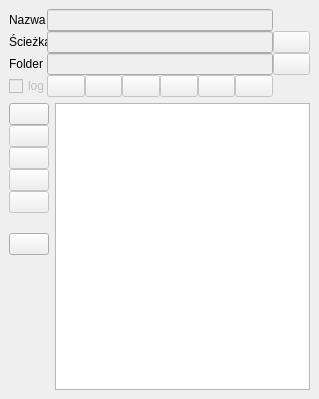
<?xml version="1.0" encoding="UTF-8"?>
<ui version="4.0">
 <class>MainWindow</class>
 <widget class="QMainWindow" name="MainWindow">
  <property name="geometry">
   <rect>
    <x>0</x>
    <y>0</y>
    <width>319</width>
    <height>399</height>
   </rect>
  </property>
  <property name="minimumSize">
   <size>
    <width>319</width>
    <height>320</height>
   </size>
  </property>
  <property name="maximumSize">
   <size>
    <width>319</width>
    <height>16777215</height>
   </size>
  </property>
  <property name="windowTitle">
   <string>AppManager</string>
  </property>
  <property name="windowIcon">
   <iconset>
    <normaloff>icons/application_view_tile.png</normaloff>icons/application_view_tile.png</iconset>
  </property>
  <widget class="QWidget" name="centralwidget">
   <layout class="QVBoxLayout" name="verticalLayout_6">
    <item>
     <layout class="QGridLayout" name="gridLayout_5" columnstretch="0,0,0,0,0,0,0,0">
      <property name="spacing">
       <number>0</number>
      </property>
      <item row="0" column="0">
       <widget class="QLabel" name="lName">
        <property name="text">
         <string>Nazwa</string>
        </property>
       </widget>
      </item>
      <item row="0" column="1" colspan="6">
       <widget class="QLineEdit" name="leName">
        <property name="enabled">
         <bool>false</bool>
        </property>
       </widget>
      </item>
      <item row="1" column="0">
       <widget class="QLabel" name="lPath">
        <property name="text">
         <string>Ścieżka</string>
        </property>
       </widget>
      </item>
      <item row="1" column="1" colspan="6">
       <widget class="QLineEdit" name="pathToExe">
        <property name="enabled">
         <bool>false</bool>
        </property>
       </widget>
      </item>
      <item row="1" column="7">
       <widget class="QPushButton" name="pbBrowseExe">
        <property name="enabled">
         <bool>false</bool>
        </property>
        <property name="text">
         <string/>
        </property>
        <property name="icon">
         <iconset resource="res.qrc">
          <normaloff>:/icon/folder_browse</normaloff>:/icon/folder_browse</iconset>
        </property>
       </widget>
      </item>
      <item row="2" column="0">
       <widget class="QLabel" name="lWorkDir">
        <property name="text">
         <string>Folder</string>
        </property>
       </widget>
      </item>
      <item row="2" column="1" colspan="6">
       <widget class="QLineEdit" name="leWorkDir">
        <property name="enabled">
         <bool>false</bool>
        </property>
       </widget>
      </item>
      <item row="2" column="7">
       <widget class="QPushButton" name="pbBrowseWorkDir">
        <property name="enabled">
         <bool>false</bool>
        </property>
        <property name="text">
         <string/>
        </property>
        <property name="icon">
         <iconset resource="res.qrc">
          <normaloff>:/icon/folder_browse</normaloff>:/icon/folder_browse</iconset>
        </property>
       </widget>
      </item>
      <item row="3" column="0">
       <widget class="QCheckBox" name="cbOutput">
        <property name="enabled">
         <bool>false</bool>
        </property>
        <property name="toolTip">
         <string>zapisuj logi</string>
        </property>
        <property name="text">
         <string>log</string>
        </property>
       </widget>
      </item>
      <item row="3" column="1">
       <widget class="QPushButton" name="pbStartApp">
        <property name="enabled">
         <bool>false</bool>
        </property>
        <property name="toolTip">
         <string>włącz</string>
        </property>
        <property name="text">
         <string/>
        </property>
        <property name="icon">
         <iconset resource="res.qrc">
          <normaloff>:/icon/play</normaloff>:/icon/play</iconset>
        </property>
       </widget>
      </item>
      <item row="3" column="2">
       <widget class="QPushButton" name="pbStopApp">
        <property name="enabled">
         <bool>false</bool>
        </property>
        <property name="toolTip">
         <string>wyłącz</string>
        </property>
        <property name="text">
         <string/>
        </property>
        <property name="icon">
         <iconset resource="res.qrc">
          <normaloff>:/icon/pause</normaloff>:/icon/pause</iconset>
        </property>
       </widget>
      </item>
      <item row="3" column="3">
       <widget class="QPushButton" name="pbOpenWorkDir">
        <property name="enabled">
         <bool>false</bool>
        </property>
        <property name="toolTip">
         <string>otwórz folder roboczy</string>
        </property>
        <property name="text">
         <string/>
        </property>
        <property name="icon">
         <iconset resource="res.qrc">
          <normaloff>:/icon/folder</normaloff>:/icon/folder</iconset>
        </property>
       </widget>
      </item>
      <item row="3" column="4">
       <widget class="QPushButton" name="pbOpenLogDir">
        <property name="enabled">
         <bool>false</bool>
        </property>
        <property name="toolTip">
         <string>otwórz folder z logami</string>
        </property>
        <property name="text">
         <string/>
        </property>
        <property name="icon">
         <iconset resource="res.qrc">
          <normaloff>:/icon/logs</normaloff>:/icon/logs</iconset>
        </property>
       </widget>
      </item>
      <item row="3" column="5">
       <widget class="QPushButton" name="pbStartTerminal">
        <property name="enabled">
         <bool>false</bool>
        </property>
        <property name="toolTip">
         <string>otwórz terminal w folderze roboczym</string>
        </property>
        <property name="text">
         <string/>
        </property>
        <property name="icon">
         <iconset resource="res.qrc">
          <normaloff>:/icon/app</normaloff>:/icon/app</iconset>
        </property>
       </widget>
      </item>
      <item row="3" column="6">
       <widget class="QPushButton" name="pbSaveInfo">
        <property name="enabled">
         <bool>false</bool>
        </property>
        <property name="toolTip">
         <string>zapisz dane</string>
        </property>
        <property name="text">
         <string/>
        </property>
        <property name="icon">
         <iconset resource="res.qrc">
          <normaloff>:/icon/save</normaloff>:/icon/save</iconset>
        </property>
       </widget>
      </item>
     </layout>
    </item>
    <item>
     <layout class="QHBoxLayout" name="horizontalLayout_3">
      <item>
       <layout class="QVBoxLayout" name="verticalLayout_5">
        <item>
         <layout class="QGridLayout" name="gridLayout_6">
          <property name="leftMargin">
           <number>0</number>
          </property>
          <property name="topMargin">
           <number>0</number>
          </property>
          <property name="spacing">
           <number>0</number>
          </property>
          <item row="0" column="0">
           <widget class="QPushButton" name="pbAddApp">
            <property name="toolTip">
             <string>dodaj wpis</string>
            </property>
            <property name="text">
             <string/>
            </property>
            <property name="icon">
             <iconset resource="res.qrc">
              <normaloff>:/icon/add</normaloff>:/icon/add</iconset>
            </property>
           </widget>
          </item>
          <item row="1" column="0">
           <widget class="QPushButton" name="pbRemoveApp">
            <property name="enabled">
             <bool>false</bool>
            </property>
            <property name="toolTip">
             <string>usuń wpis</string>
            </property>
            <property name="text">
             <string/>
            </property>
            <property name="icon">
             <iconset resource="res.qrc">
              <normaloff>:/icon/delete</normaloff>:/icon/delete</iconset>
            </property>
           </widget>
          </item>
          <item row="3" column="0">
           <widget class="QPushButton" name="pbMoveUp">
            <property name="enabled">
             <bool>false</bool>
            </property>
            <property name="toolTip">
             <string>przesuń wyżej</string>
            </property>
            <property name="text">
             <string/>
            </property>
            <property name="icon">
             <iconset resource="res.qrc">
              <normaloff>:/icon/up</normaloff>:/icon/up</iconset>
            </property>
           </widget>
          </item>
          <item row="4" column="0">
           <widget class="QPushButton" name="pbMoveDown">
            <property name="enabled">
             <bool>false</bool>
            </property>
            <property name="toolTip">
             <string>przesuń niżej</string>
            </property>
            <property name="text">
             <string/>
            </property>
            <property name="icon">
             <iconset resource="res.qrc">
              <normaloff>:/icon/down</normaloff>:/icon/down</iconset>
            </property>
           </widget>
          </item>
          <item row="5" column="0">
           <spacer name="verticalSpacer_5">
            <property name="orientation">
             <enum>Qt::Vertical</enum>
            </property>
            <property name="sizeType">
             <enum>QSizePolicy::Fixed</enum>
            </property>
            <property name="sizeHint" stdset="0">
             <size>
              <width>20</width>
              <height>20</height>
             </size>
            </property>
           </spacer>
          </item>
          <item row="6" column="0">
           <widget class="QPushButton" name="pbSettings">
            <property name="toolTip">
             <string>ustawienia</string>
            </property>
            <property name="text">
             <string/>
            </property>
            <property name="icon">
             <iconset resource="res.qrc">
              <normaloff>:/icon/wrench</normaloff>:/icon/wrench</iconset>
            </property>
           </widget>
          </item>
          <item row="2" column="0">
           <widget class="QPushButton" name="pbDuplicateApp">
            <property name="enabled">
             <bool>false</bool>
            </property>
            <property name="toolTip">
             <string>duplikuj wpis</string>
            </property>
            <property name="text">
             <string/>
            </property>
            <property name="icon">
             <iconset resource="res.qrc">
              <normaloff>:/icon/duplicate</normaloff>:/icon/duplicate</iconset>
            </property>
           </widget>
          </item>
         </layout>
        </item>
        <item>
         <spacer name="verticalSpacer_6">
          <property name="orientation">
           <enum>Qt::Vertical</enum>
          </property>
          <property name="sizeHint" stdset="0">
           <size>
            <width>20</width>
            <height>40</height>
           </size>
          </property>
         </spacer>
        </item>
       </layout>
      </item>
      <item>
       <widget class="QListWidget" name="lwApps"/>
      </item>
     </layout>
    </item>
   </layout>
  </widget>
 </widget>
 <resources>
  <include location="res.qrc"/>
 </resources>
 <connections/>
</ui>
